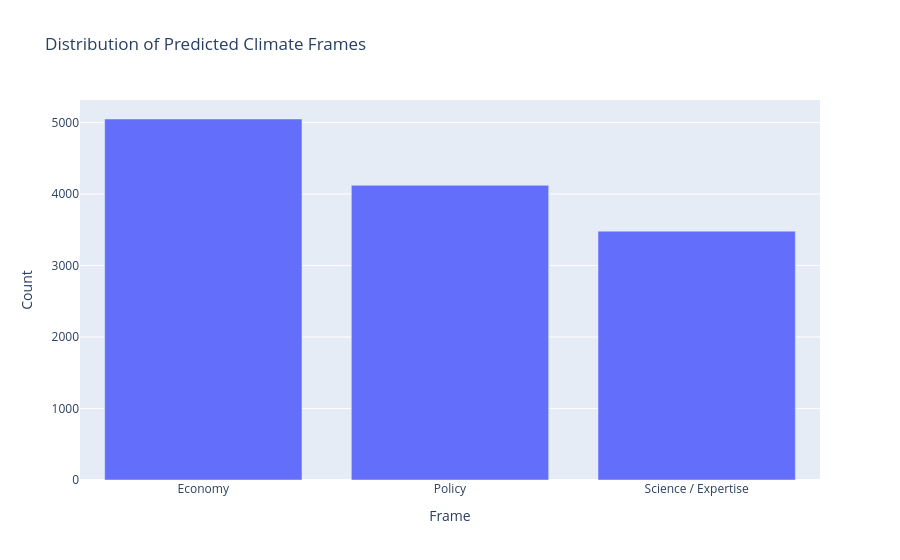

Here is the notebook cell this chart was saved with:
### Code cell
import plotly.express as px

frame_counts = (
    filtered_df_final["Predicted_Frame_Logistic"]
    .value_counts()
    .reset_index()
)

frame_counts.columns = ["Frame", "Count"]

fig = px.bar(
    frame_counts,
    x="Frame",
    y="Count",
    title="Distribution of Predicted Climate Frames"
)

fig.show()

### Figure 1 — Plotly figure (JSON) as saved in the notebook; plotly's stock layout.template omitted (floating-point values rounded to 4 significant figures)
{"data": [{"alignmentgroup": "True", "hovertemplate": "Frame=%{x}<br>Count=%{y}<extra></extra>", "legendgroup": "", "marker": {"color": "#636efa", "pattern": {"shape": ""}}, "name": "", "offsetgroup": "", "orientation": "v", "showlegend": false, "textposition": "auto", "type": "bar", "x": ["Economy", "Policy", "Science / Expertise"], "xaxis": "x", "y": [5048, 4120, 3480], "yaxis": "y"}], "layout": {"barmode": "relative", "legend": {"tracegroupgap": 0}, "title": {"text": "Distribution of Predicted Climate Frames"}, "xaxis": {"anchor": "y", "domain": [0, 1], "title": {"text": "Frame"}}, "yaxis": {"anchor": "x", "domain": [0, 1], "title": {"text": "Count"}}}}
